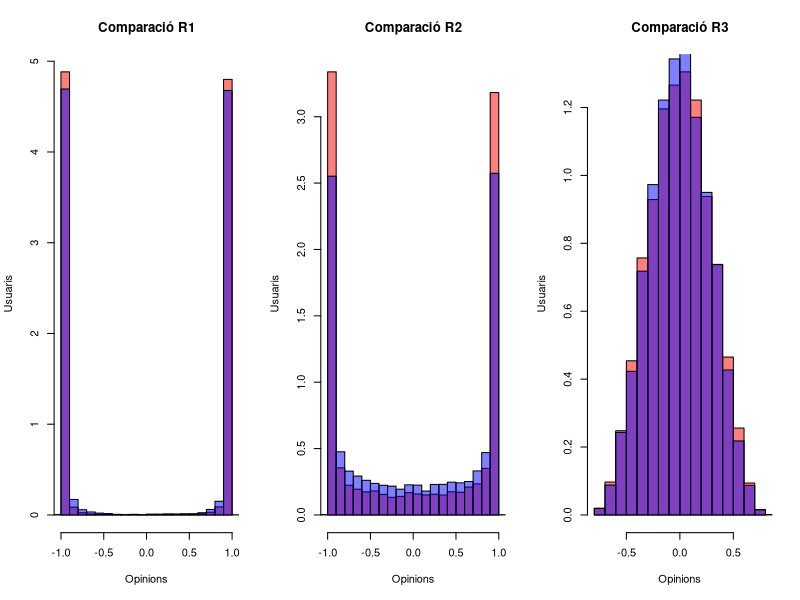

R code for this plot:
moure_esquerra <- function(i){
  i - ((1 + i) / 4)
}

moure_dreta <- function(i){
  i + ((1 - i) / 4)
}

R1 <- function(x){  
  runif(1) <= ((1 - x)^2 / ((1 + x)^2 + (1 - x)^2)) 
}

R2 <- function(x){  
  runif(1) <= (1 - x) / 2
}

R3 <- function(x){  
  runif(1) <= (1 + x) / 2
}

crea_histograma <- function(escenari, regla, N, T) {
  if (escenari == "S1") {
    x <- runif(N, min = -1, max = 1)
  } else if (escenari == "S2") {
    x <- rnorm(N, mean = 0, sd = sqrt(1/13))
  }
  
  for (t in 1:T){
    for (i in 1:N){
      if (regla(x[i])) { 
        x[i] <- moure_esquerra(x[i])
      } else { 
        x[i] <- moure_dreta(x[i])
      }
    }
  }
  return(x)
}

# Assignació d'usuaris i passos
N <- 10000
T <- 15

# Regles (l'utilitzarem com a funció i com a str)
regles <- list(R1 = R1, R2 = R2, R3 = R3)


par(mfrow = c(1, 3))

i <- 1
for (regla in regles) {
  
  # Creació d'histogrames S1 i S2 amb les tres regles
  resultat_S1 <- crea_histograma("S1", regla, N, T)
  resultat_S2 <- crea_histograma("S2", regla, N, T)
  
  esp_S1 <- mean(resultat_S1)
  esp_S2 <- mean(resultat_S2)
  
  var_S1 <- var(resultat_S1)
  var_S2 <- var(resultat_S2)
  
  cat("Regla:", names(regles)[i], "\n")
  cat("   Esperanza en S1:", esp_S1, "Variança en S1: ", var_S1, "\n")
  cat("   Esperanza en S2:", esp_S2, "Variança en S2", var_S2, "\n")
  # Histograma S1
  hist(resultat_S1, 
       main = paste("Comparació", names(regles)[i]),
       
       xlab = "Opinions",
       ylab = "Usuaris",
       col = rgb(1, 0, 0, 0.5),  # Vermell
       border = "black",
       freq = F
       )  
  
  # Histograma distribució S2
  hist(resultat_S2, 
       
       col = rgb(0, 0, 1, 0.5),  
       border = "black",
       freq = F,
       add = TRUE)  
  i <- i + 1
  
  
  
}
